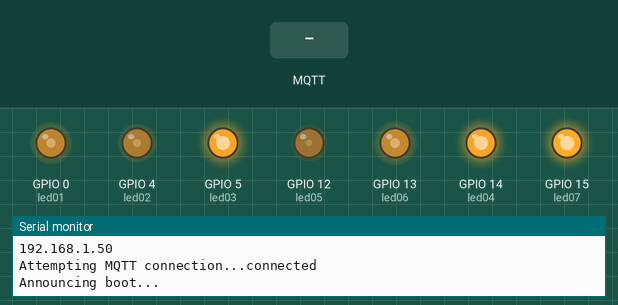
Recording of a program running on a simulated ESP8266 (Wemos D1 mini). On the bench: output pins drawn as LEDs (lit = HIGH), the last lines printed to the serial monitor. The inputs (shaded band) are chosen by the test bench. WiFi joins after 1.5 s; servers stay silent unless stated; random numbers use the default seed unless the program sets one; no MQTT or app messages arrive unless stated.

Above: at 6.3 s.
6.4 s: MQTT message "on" arrives on the first subscribed topic
At 6.6 s:
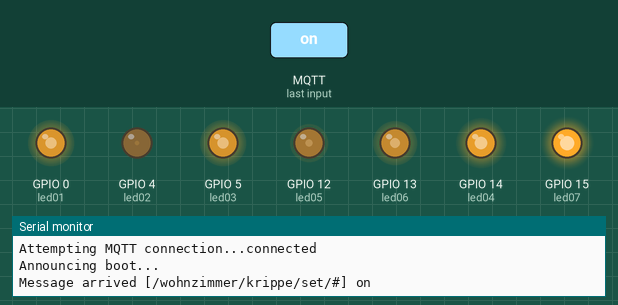
9.4 s: MQTT message "1" arrives on the first subscribed topic
At 9.68 s:
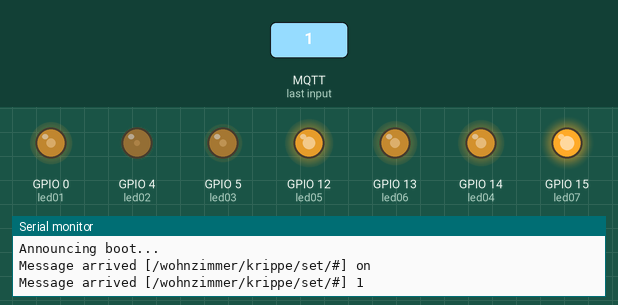
12.4 s: MQTT message "off" arrives on the first subscribed topic
At 12.66 s:
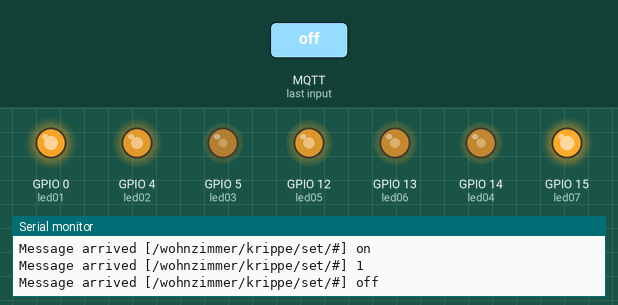
Timing chart, 0 to 32.1 s (numbered marks = the images above; inputs shaded):
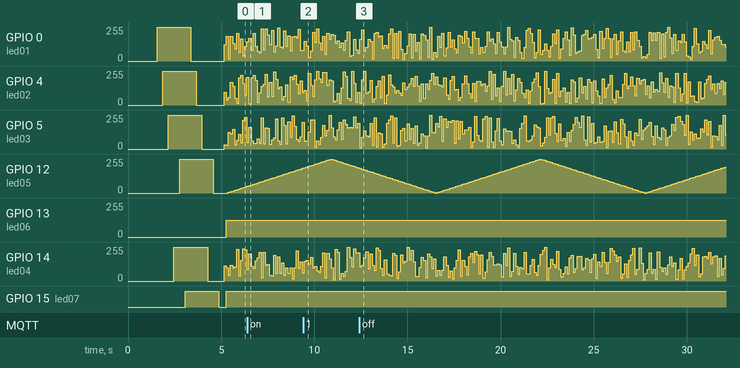

The program:

main.cpp
```cpp
/***************************************************************************
  Wemos D1 - Weihnachtsbeleuchtung für die Krippe

  This script is written by Patrick Kirchhoff (patrick@kirchhoffs.de)
 ***************************************************************************/

/* include stuff */
#include <Arduino.h>
#include <ESP8266WiFi.h>
#include <ESP8266mDNS.h>
#include <WiFiUdp.h>
#include <ArduinoOTA.h>
#include <PubSubClient.h>

//periodic status reports
const unsigned int stats_interval = 60;  // Update statistics every 60 seconds

extern "C" {
  #include "user_interface.h" //os_timer
}

// WiFi Configuration
const char* SSID = "MURDOC1";
const char* SSID_PASS = "geometrie";

// MQTT Configuration
#define USE_MQTT
const char* mqtt_server = "192.168.1.119";
const unsigned int mqtt_port = 1883;
const char* mqtt_user =   "murdoc";
const char* mqtt_pass =   "geometrie";
const char* mqtt_root = "/wohnzimmer/krippe";

#define CONFIG_MQTT_PAYLOAD_ON "on"
#define CONFIG_MQTT_PAYLOAD_OFF "off"
#define CONFIG_MQTT_TOPIC_GET "/get"
#define CONFIG_MQTT_TOPIC_SET "/set"
#define CONFIG_MQTT_TOPIC_SET_RESET "/reset"
#define CONFIG_MQTT_TOPIC_SET_UPDATE "/update"
#define CONFIG_MQTT_TOPIC_SET_PING "/ping"
#define CONFIG_MQTT_TOPIC_SET_PONG "/pong"
#define CONFIG_MQTT_TOPIC_STATUS "/status"
#define CONFIG_MQTT_TOPIC_STATUS_ONLINE "/online"
#define CONFIG_MQTT_TOPIC_STATUS_HARDWARE "/hardware"
#define CONFIG_MQTT_TOPIC_STATUS_VERSION "/version"
#define CONFIG_MQTT_TOPIC_STATUS_INTERVAL "/statsinterval"
#define CONFIG_MQTT_TOPIC_STATUS_IP "/ip"
#define CONFIG_MQTT_TOPIC_STATUS_MAC "/mac"
#define CONFIG_MQTT_TOPIC_STATUS_UPTIME "/uptime"
#define CONFIG_MQTT_TOPIC_STATUS_SIGNAL "/rssi"
#define CONFIG_MQTT_TOPIC_STATUS_FIRESIMULATION "/firesimulation"
#define CONFIG_MQTT_TOPIC_STATUS_LAMPS "/lamps"
#define CONFIG_MQTT_TOPIC_STATUS_STAR "/star"
bool fire_simulation = true;
bool lamps = true;
bool star = true;
   int brightness = 0;    // how bright the LED is
  int fadeAmount = 5;    // how many points to fade the LED by
#define MQJ_HARDWARE "wemos6"
#define MQJ_VERSION  "0.0.3"

/* init some vars */
/*int led01=2;  // D4 -- Builtin LED
int led02=0;  // D3
int led03=4;  // D2
int led04=5;  // D1
int led05=14; // D5
int led06=12; // D6
*/
int led01=0;  // D3
int led02=4;  // D2
int led03=5;  // D1
int led04=14; // D5
int led05=12; // D6
int led06=13; // D7
int led07=15; // D8
int r=0;


class PubSubClientWrapper : public PubSubClient{
  private:
  public:
    PubSubClientWrapper(Client& espc);
    bool publish(StringSumHelper topic, String str);
    bool publish(StringSumHelper topic, unsigned int num);
    bool publish(const char* topic, String str);
    bool publish(const char* topic, unsigned int num);

    bool publish(StringSumHelper topic, String str, bool retain);
    bool publish(StringSumHelper topic, unsigned int num, bool retain);
    bool publish(const char* topic, String str, bool retain);
    bool publish(const char* topic, unsigned int num, bool retain);
};

PubSubClientWrapper::PubSubClientWrapper(Client& espc) : PubSubClient(espc){

}

bool PubSubClientWrapper::publish(StringSumHelper topic, String str) {
  return publish(topic.c_str(), str);
}

bool PubSubClientWrapper::publish(StringSumHelper topic, unsigned int num) {
  return publish(topic.c_str(), num);
}

bool PubSubClientWrapper::publish(const char* topic, String str) {
  return publish(topic, str, false);
}

bool PubSubClientWrapper::publish(const char* topic, unsigned int num) {
  return publish(topic, num, false);
}

bool PubSubClientWrapper::publish(StringSumHelper topic, String str, bool retain) {
  return publish(topic.c_str(), str, retain);
}

bool PubSubClientWrapper::publish(StringSumHelper topic, unsigned int num, bool retain) {
  return publish(topic.c_str(), num, retain);
}

bool PubSubClientWrapper::publish(const char* topic, String str, bool retain) {
  char buf[128];

  if(str.length() >= 128) return false;

  str.toCharArray(buf, 128);
  return PubSubClient::publish(topic, buf, retain);
}

bool PubSubClientWrapper::publish(const char* topic, unsigned int num, bool retain) {
  char buf[6];

  dtostrf(num, 0, 0, buf);
  return PubSubClient::publish(topic, buf, retain);
}

os_timer_t Timer1;
bool sendStats = true;

//WiFiClientSecure espClient;
WiFiClient espClient;
PubSubClientWrapper client(espClient);

void timerCallback(void *arg) {
  sendStats = true;
}

uint8_t rssiToPercentage(int32_t rssi) {
  //@author Marvin Roger - https://github.com/marvinroger/homie-esp8266/blob/ad876b2cd0aaddc7bc30f1c76bfc22cd815730d9/src/Homie/Utils/Helpers.cpp#L12
  uint8_t quality;
  if (rssi <= -100) {
    quality = 0;
  } else if (rssi >= -50) {
    quality = 100;
  } else {
    quality = 2 * (rssi + 100);
  }

  return quality;
}

void ipToString(const IPAddress& ip, char * str) {
  //@author Marvin Roger - https://github.com/marvinroger/homie-esp8266/blob/ad876b2cd0aaddc7bc30f1c76bfc22cd815730d9/src/Homie/Utils/Helpers.cpp#L82
  snprintf(str, 16, "%d.%d.%d.%d", ip[0], ip[1], ip[2], ip[3]);
}

void sendStatsBoot(void) {
  client.publish(((String)mqtt_root + CONFIG_MQTT_TOPIC_STATUS_HARDWARE), MQJ_HARDWARE, true);
  client.publish(((String)mqtt_root + CONFIG_MQTT_TOPIC_STATUS_VERSION), MQJ_VERSION, true);
  char buf[5];
  sprintf(buf, "%d", stats_interval);
  client.publish(((String)mqtt_root + CONFIG_MQTT_TOPIC_STATUS_INTERVAL), buf, true);
  client.publish(((String)mqtt_root + CONFIG_MQTT_TOPIC_STATUS_MAC), WiFi.macAddress(), true);
  client.publish(((String)mqtt_root + CONFIG_MQTT_TOPIC_GET), CONFIG_MQTT_PAYLOAD_OFF, true);
}

void sendStatsInterval(void) {
  char buf[16]; //v4 only atm
  ipToString(WiFi.localIP(), buf);
  client.publish(((String)mqtt_root + CONFIG_MQTT_TOPIC_STATUS_IP), buf);
  client.publish(((String)mqtt_root + CONFIG_MQTT_TOPIC_STATUS_UPTIME), (uint32_t)(millis()/1000));
  client.publish(((String)mqtt_root + CONFIG_MQTT_TOPIC_STATUS_SIGNAL), rssiToPercentage(WiFi.RSSI()));
  client.publish(((String)mqtt_root + CONFIG_MQTT_TOPIC_STATUS_FIRESIMULATION), fire_simulation);
  client.publish(((String)mqtt_root + CONFIG_MQTT_TOPIC_STATUS_LAMPS), lamps);
}

/*
void cmdSwitch(bool state) {
    digitalWrite(RELAY, state);
    digitalWrite(LED, !state);
    relay_state = state;
    Serial.print("Switched output to ");
    Serial.println(state);
    client.publish(((String)mqtt_root + CONFIG_MQTT_TOPIC_GET), (relay_state ? CONFIG_MQTT_PAYLOAD_ON : CONFIG_MQTT_PAYLOAD_OFF), true);
}
*/

/*
void verifyFingerprint() {
  if(client.connected() || espClient.connected()) return; //Already connected

  Serial.print("Checking TLS @ ");
  Serial.print(mqtt_server);
  Serial.print("...");

  if (!espClient.connect(mqtt_server, mqtt_port)) {
    Serial.println("Connection failed. Rebooting.");
    Serial.flush();
    ESP.restart();
  }
  if (espClient.verify(mqtt_fprint, mqtt_server)) {
    Serial.print("Connection secure -> .");
  } else {
    Serial.println("Connection insecure! Rebooting.");
    Serial.flush();
    ESP.restart();
  }

  espClient.stop();

  delay(100);
}
*/

/*
 * Function Randomize with range
 */
unsigned int Randomize(unsigned int min, unsigned int max)
{
  double scaled = (double)rand() / RAND_MAX;
  return (max - min + 1) * scaled + min;
}

/*
 *  Function: Fire Simulation
 */
void fireSimulation(bool state) {

  if (state == true) {
    r = Randomize(10,255);
    analogWrite(led01, r);

    r = Randomize(10,255);
    analogWrite(led02, r);

    r = Randomize(10,255);
    analogWrite(led03, r);

    r = Randomize(10,255);
    analogWrite(led04, r);

    //delay(random(80));
    delay(80);
  }
  else {
    // disable LEDs
    digitalWrite(led01,LOW);
    digitalWrite(led02,LOW);
    digitalWrite(led03,LOW);
    digitalWrite(led04,LOW);
  }
}

void reconnect() {
  // Loop until we're reconnected
  while (!client.connected()) {
    /*
    Serial.print("Attempting MQTT connection...");
    //verifyFingerprint();
    String clientId = "NurEineID";
    clientId += String(random(0xffff), HEX);
    // Attempt to connect
    //if (client.connect(WiFi.macAddress().c_str(), mqtt_user, mqtt_pass, ((String)mqtt_root + CONFIG_MQTT_TOPIC_STATUS + CONFIG_MQTT_TOPIC_STATUS_ONLINE).c_str(), 0, 1, "0")) {
    if (client.connect(WiFi.macAddress().c_str())) {
    // if (client.connect(WiFi.macAddress().c_str())) {
      Serial.println("connected");
      client.subscribe(((String)mqtt_root + CONFIG_MQTT_TOPIC_SET + "/#").c_str());
      client.publish((String)mqtt_root + CONFIG_MQTT_TOPIC_STATUS + CONFIG_MQTT_TOPIC_STATUS_ONLINE, "1");
    } else {
      Serial.print("failed, rc=");
      Serial.print(client.state());
      Serial.println(" try again in 5 seconds");
      // Wait 5 seconds before retrying
      delay(5000);
      */

    Serial.print("Attempting MQTT connection...");
    // Create a random client ID
    String clientId = MQJ_HARDWARE;
    clientId += String(random(0xffff), HEX);
    // Attempt to connect
    //if you MQTT broker has clientID,username and password
    //please change following line to    if (client.connect(clientId,userName,passWord))
    if (client.connect(clientId.c_str()))
    {
      Serial.println("connected");
     //once connected to MQTT broker, subscribe command if any
      client.subscribe(((String)mqtt_root + CONFIG_MQTT_TOPIC_SET + "/#").c_str());
      client.publish((String)mqtt_root + CONFIG_MQTT_TOPIC_STATUS + CONFIG_MQTT_TOPIC_STATUS_ONLINE, "1");
    } else {
      Serial.print("failed, rc=");
      Serial.print(client.state());
      Serial.println(" try again in 5 seconds");
      // Wait 6 seconds before retrying
      delay(5000);
    }
  }
}

void setup_wifi() {
  delay(10);
  // We start by connecting to a WiFi network
  Serial.println();
  Serial.print("Connecting to ");
  Serial.println(SSID);

  WiFi.mode(WIFI_STA); // Disable the built-in WiFi access point.
  WiFi.begin(SSID, SSID_PASS);

  while (WiFi.status() != WL_CONNECTED) {
    delay(500);
    Serial.print(".");
  }

  Serial.println("");
  Serial.println("WiFi connected");
  Serial.println("IP address: ");
  Serial.println(WiFi.localIP());
}

void callback(char* topic, byte* payload, unsigned int length) {
  Serial.print("Message arrived [");
  Serial.print(topic);
  Serial.print("] ");

  char message[length + 1];
  for (unsigned int i = 0; i < length; i++) {
    message[i] = (char)payload[i];
  }
  message[length] = '\0';
  Serial.println(message);

  String topicStr = topic;
  String check = ((String)mqtt_root + CONFIG_MQTT_TOPIC_SET);

  if(topicStr == check) {
    Serial.println("MQTT SET!");
    Serial.flush();
    String strMsg = (String)message;
    /*if((strMsg.startsWith(CONFIG_MQTT_PAYLOAD_ON)) || (strMsg.startsWith(CONFIG_MQTT_PAYLOAD_OFF))) {
        cmdSwitch((strMsg.startsWith(CONFIG_MQTT_PAYLOAD_ON)) ? true : false);
    }*/
  }

   if(topicStr.startsWith((String)check + "/led01")){
    String strMsg = (String)message;
    Serial.println("LED01 SET!" + strMsg);

    if (strMsg == "on" ){
      fire_simulation=true;
      lamps=true;
    }
    else {
        fire_simulation=false;
        lamps=false;
    }
    client.publish(((String)mqtt_root + CONFIG_MQTT_TOPIC_GET + "/led01" ), (fire_simulation ? CONFIG_MQTT_PAYLOAD_ON : CONFIG_MQTT_PAYLOAD_OFF), true);
      Serial.flush();
   }

   if(topicStr.startsWith((String)check + "/led05")){
    String strMsg = (String)message;
    Serial.println("LED05 SET: " + strMsg);
    if (strMsg == "on" ){
      lamps=true;
    }
    else {
      lamps=false;
    }
    client.publish(((String)mqtt_root + CONFIG_MQTT_TOPIC_GET + "/led05" ), (lamps ? CONFIG_MQTT_PAYLOAD_ON : CONFIG_MQTT_PAYLOAD_OFF), true);
    Serial.flush();
   }

   if(topicStr.startsWith((String)check + "/led07")){
    String strMsg = (String)message;
    Serial.println("LED07 SET: " + strMsg);
    if (strMsg == "on" ){
      star=true;
    }
    else {
      star=false;
    }
    client.publish(((String)mqtt_root + CONFIG_MQTT_TOPIC_GET + "/led07" ), (lamps ? CONFIG_MQTT_PAYLOAD_ON : CONFIG_MQTT_PAYLOAD_OFF), true);
    Serial.flush();
   }


  if(topicStr.startsWith((String)check + CONFIG_MQTT_TOPIC_SET_RESET)) {
    Serial.println("MQTT RESET!");
    Serial.flush();
    ESP.restart();
  }

  if(topicStr.startsWith((String)check + CONFIG_MQTT_TOPIC_SET_PING)) {
    Serial.println("PING");
    client.publish(((String)mqtt_root + CONFIG_MQTT_TOPIC_GET + CONFIG_MQTT_TOPIC_SET_PONG), message, false);
    return;
  }

  if(topicStr.startsWith((String)check + CONFIG_MQTT_TOPIC_SET_UPDATE)) {
    Serial.println("OTA REQUESTED!");
    Serial.flush();
    ArduinoOTA.begin();

    unsigned long timeout = millis() + (120*1000); // Max 2 minutes
    os_timer_disarm(&Timer1);

    while(true) {
      yield();
      ArduinoOTA.handle();
      if(millis() > timeout) break;
    }

    os_timer_arm(&Timer1, stats_interval*1000, true);
    return;
  }

  return;
}


void setup() {
  // put your setup code here, to run once:
  pinMode(led01, OUTPUT);
  pinMode(led02, OUTPUT);
  pinMode(led03, OUTPUT);
  pinMode(led04, OUTPUT);
  pinMode(led05, OUTPUT);
  pinMode(led06, OUTPUT);
  pinMode(led07, OUTPUT);

   // start serial port
  Serial.begin(115200);
  Serial.println("ESP8266 MQTT start...");

  setup_wifi();
  client.setServer(mqtt_server, mqtt_port);
  client.setCallback(callback);

  ArduinoOTA.setHostname(mqtt_user);
  ArduinoOTA.onStart([]() {
    String type;
    if (ArduinoOTA.getCommand() == U_FLASH)
      type = "sketch";
    else // U_SPIFFS
      type = "filesystem";

    Serial.println("Start updating " + type);
  });
  ArduinoOTA.onEnd([]() {
    Serial.println("\nEnd");
  });
  ArduinoOTA.onProgress([](unsigned int progress, unsigned int total) {
    Serial.printf("Progress: %u%%\r", (progress / (total / 100)));
  });
  ArduinoOTA.onError([](ota_error_t error) {
    Serial.printf("Error[%u]: ", error);
    if (error == OTA_AUTH_ERROR) Serial.println("Auth Failed");
    else if (error == OTA_BEGIN_ERROR) Serial.println("Begin Failed");
    else if (error == OTA_CONNECT_ERROR) Serial.println("Connect Failed");
    else if (error == OTA_RECEIVE_ERROR) Serial.println("Receive Failed");
    else if (error == OTA_END_ERROR) Serial.println("End Failed");
  });

  if (!client.connected()) {
    reconnect();
  }

  // Send boot info
  Serial.println(F("Announcing boot..."));
  sendStatsBoot();

  os_timer_setfn(&Timer1, timerCallback, (void *)0);
  os_timer_arm(&Timer1, stats_interval*1000, true);

  digitalWrite(led01,1);
  delay(300);
  digitalWrite(led02,1);
  delay(300);
  digitalWrite(led03,1);
  delay(300);
  digitalWrite(led04,1);
  delay(300);
  digitalWrite(led05,1);
  delay(300);
  digitalWrite(led07,1);
  delay(300);
  digitalWrite(led01,0);
  delay(300);
  digitalWrite(led02,0);
  delay(300);
  digitalWrite(led03,0);
  delay(300);
  digitalWrite(led04,0);
  delay(300);
  digitalWrite(led05,0);
  delay(300);
  digitalWrite(led07,0);
  delay(300);


}
/*
 * Main Loop
 */
void loop() {
  if (!client.connected()) {
    reconnect();
  }
  client.loop();

  fireSimulation(fire_simulation);

  if (lamps == true) {

         // set the brightness of pin 9:
    analogWrite(led05, brightness);

    // change the brightness for next time through the loop:
    brightness = brightness + fadeAmount;

    // reverse the direction of the fading at the ends of the fade:
    if (brightness == 0 || brightness == 255) {
      fadeAmount = -fadeAmount ;
    }
    // wait for 30 milliseconds to see the dimming effect
    delay(30);
  }
  else {
      digitalWrite(led05,LOW);
  }


  if (star == true) {

      digitalWrite(led07,HIGH);
  }
  else {
      digitalWrite(led07,LOW);
  }
  analogWrite(led06, 125);
  if(sendStats) {
    sendStatsInterval();
    sendStats=false;
  }
}
```
